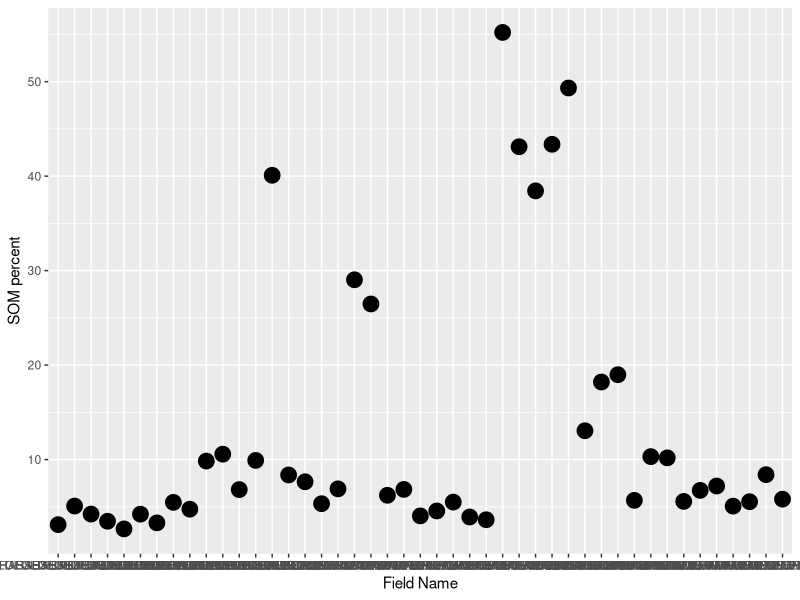
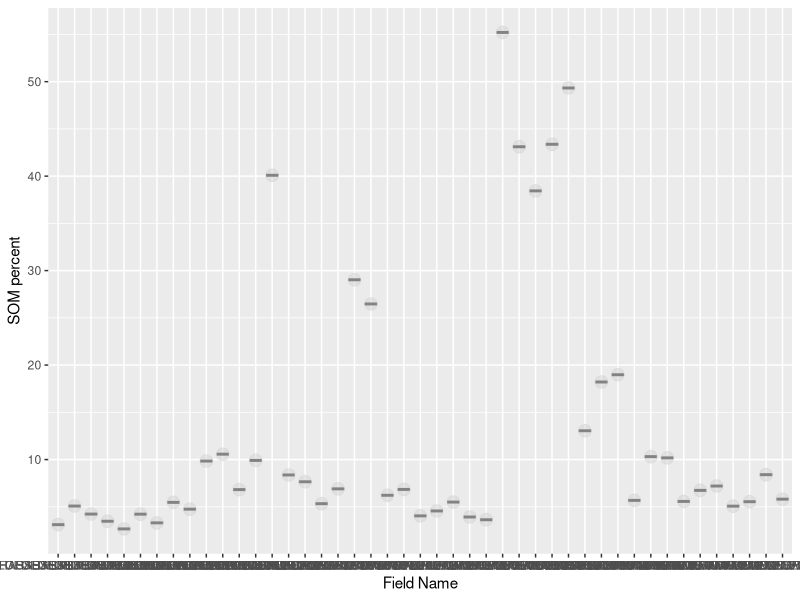
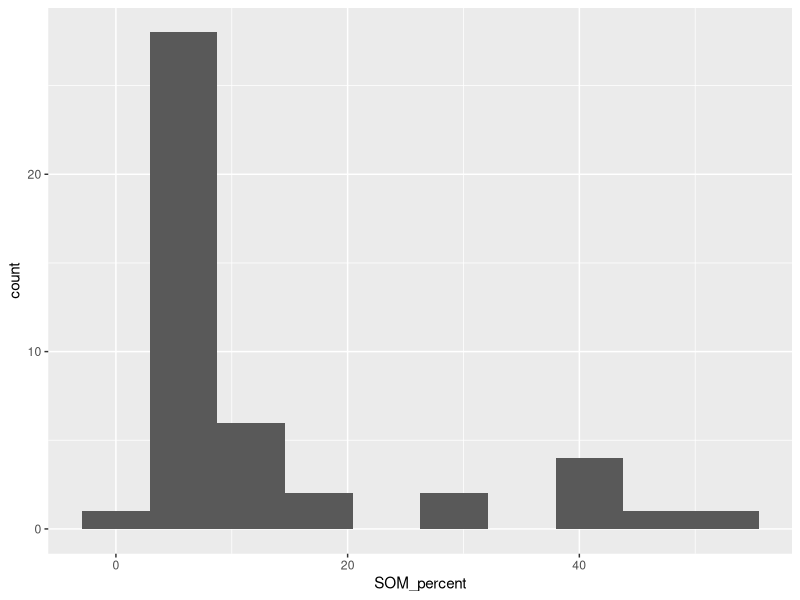
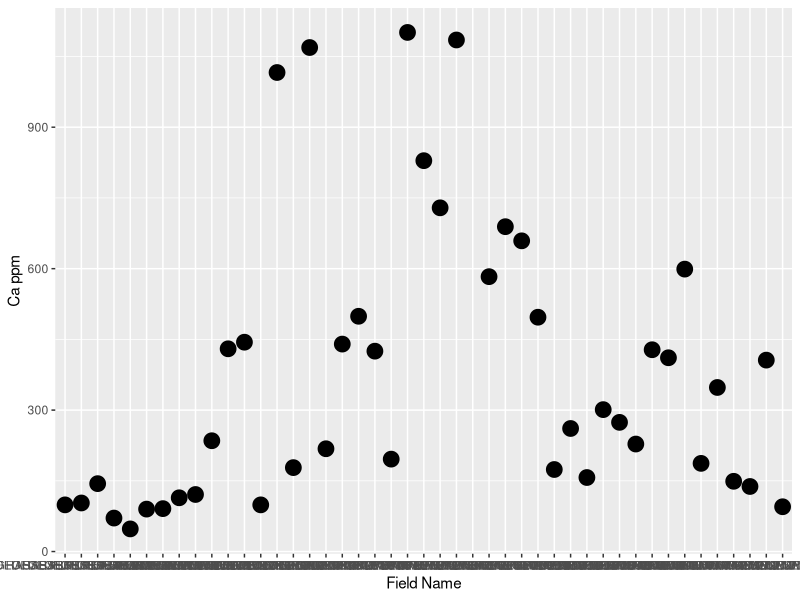
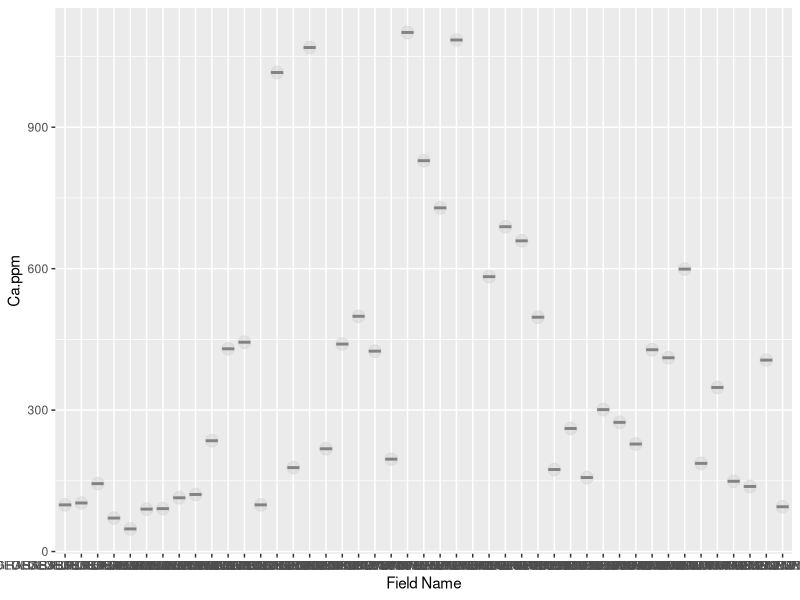
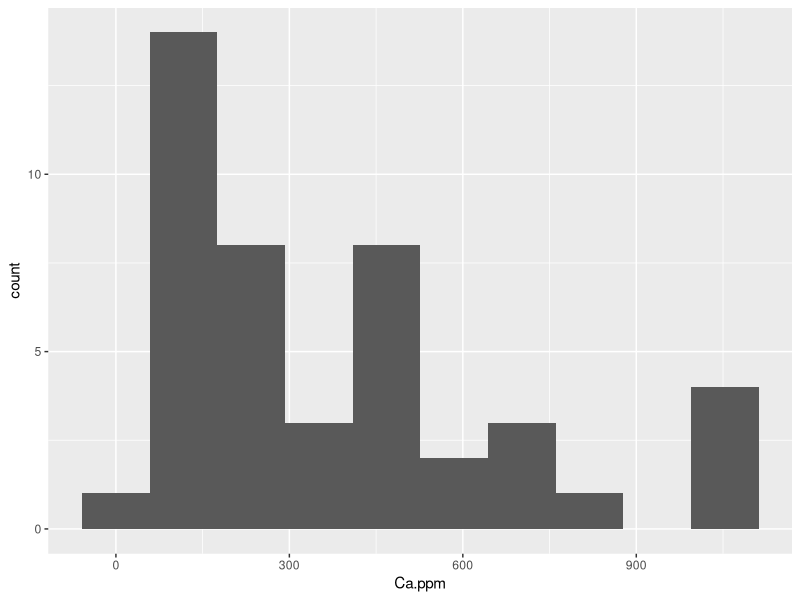

The R source for these figures, in order:
## ---- chunk 1
rm(list = ls()) # clear R's brain
library(dplyr)
library(ggplot2)
library (here)
library(Hmisc)
## ---- chunk 2
soil <- read.csv(here("Data", "soil_data.csv"), stringsAsFactors = TRUE)
## ---- chunk 3
ggplot(soil, aes(y = SOM_percent, x = Field.Name)) + 
  geom_point(size = 5) +
  ylab("SOM percent") +
  xlab("Field Name")
  theme_bw()
## ---- chunk 4
ggplot(soil, aes(y = SOM_percent, x = Field.Name)) + 
  geom_boxplot() +
  geom_point(size = 4, colour = 'lightgrey', alpha = 0.5) +
  xlab("Field Name") +
  ylab("SOM percent")
  theme_bw()
## ---- chunk 5
ggplot(soil, aes(x = SOM_percent)) + 
  geom_histogram(bins = 10)

## ---- chunk 6
ggplot(soil, aes(y = Ca.ppm, x = Field.Name)) + 
  geom_point(size = 5) +
  ylab("Ca ppm") +
  xlab("Field Name")
  theme_bw()
## ---- chunk 7
ggplot(soil, aes(y = Ca.ppm, x = Field.Name)) + 
  geom_boxplot() +
  geom_point(size = 4, colour = 'lightgrey', alpha = 0.5) +
  ylab("Ca.ppm") +
  xlab("Field Name")
  theme_bw()
## ---- chunk 8
ggplot(soil, aes(x = Ca.ppm)) + 
  geom_histogram(bins = 10)
